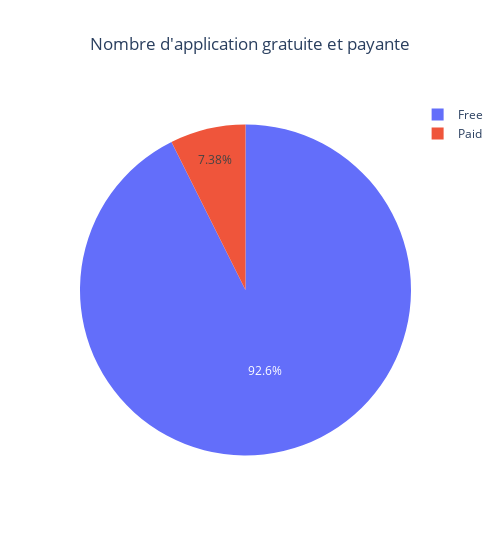

The code cell stored with this chart in its notebook:
### Markdown cell above
Création du graphe

### Code cell
fig = go.Figure(data=[go.Pie(
    labels=type_counts.index,
    values=type_counts
)])
fig.update_layout(
    title_text='Nombre d\'application gratuite et payante',
    width=500,
    title_x=0.5
)
fig.show()

### Figure 1 — Plotly figure (JSON) as saved in the notebook; plotly's stock layout.template omitted (floating-point values rounded to 4 significant figures)
{"data": [{"labels": ["Free", "Paid"], "type": "pie", "values": [10039, 800]}], "layout": {"title": {"text": "Nombre d'application gratuite et payante", "x": 0.5}, "width": 500}}
